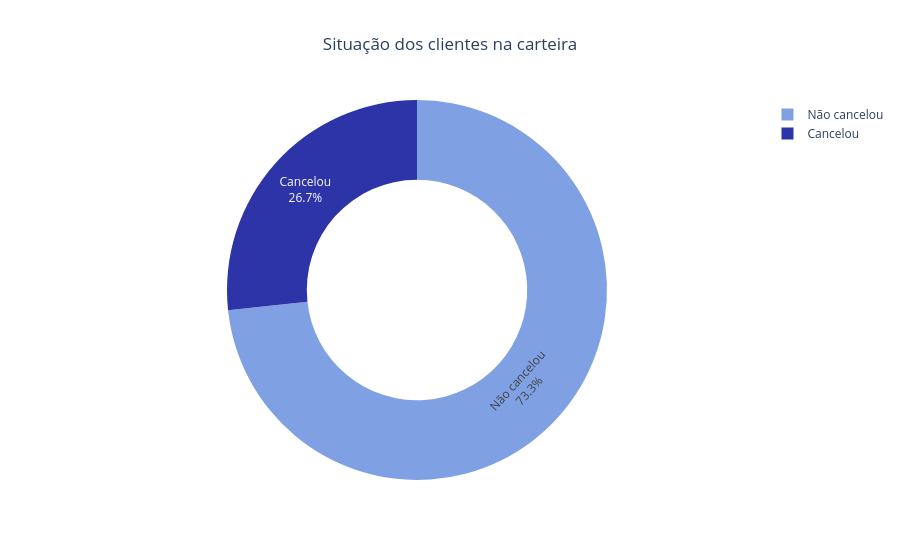

Source (notebook cell):
### Code cell
fig = px.pie(
    resumo_geral, names="Situação", values="Clientes", hole=0.58,
    color="Situação", color_discrete_map={"Não cancelou": "#80A0E4", "Cancelou": "#2C34A8"},
    title="Situação dos clientes na carteira", template="plotly_white"
)
fig.update_traces(textinfo="label+percent", hovertemplate="%{label}<br>Clientes: %{value:,}<extra></extra>")
fig.update_layout(title_x=0.5, legend_title_text="")
fig.show()

### Figure 1 — Plotly figure (JSON) as saved in the notebook; plotly's stock layout.template omitted (floating-point values rounded to 4 significant figures)
{"data": [{"customdata": [["Não cancelou"], ["Cancelou"]], "domain": {"x": [0, 1], "y": [0, 1]}, "hole": 0.58, "hovertemplate": "%{label}<br>Clientes: %{value:,}<extra></extra>", "labels": ["Não cancelou", "Cancelou"], "legendgroup": "", "marker": {"colors": ["#80A0E4", "#2C34A8"]}, "name": "", "showlegend": true, "textinfo": "label+percent", "type": "pie", "values": [4130, 1504]}], "layout": {"legend": {"title": {"text": ""}, "tracegroupgap": 0}, "title": {"text": "Situação dos clientes na carteira", "x": 0.5}}}
